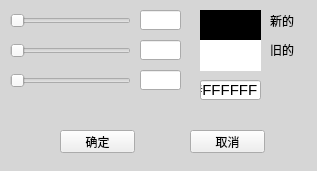
<?xml version="1.0" encoding="UTF-8"?>
<ui version="4.0">
 <class>ColorForm</class>
 <widget class="QWidget" name="ColorForm">
  <property name="geometry">
   <rect>
    <x>0</x>
    <y>0</y>
    <width>317</width>
    <height>171</height>
   </rect>
  </property>
  <property name="windowTitle">
   <string>Form</string>
  </property>
  <property name="styleSheet">
   <string notr="true">#ColorForm
{
background-color: rgb(214, 214, 214);
}
</string>
  </property>
  <widget class="QSlider" name="horizontalSlider">
   <property name="geometry">
    <rect>
     <x>10</x>
     <y>10</y>
     <width>121</width>
     <height>22</height>
    </rect>
   </property>
   <property name="maximum">
    <number>255</number>
   </property>
   <property name="pageStep">
    <number>1</number>
   </property>
   <property name="orientation">
    <enum>Qt::Horizontal</enum>
   </property>
  </widget>
  <widget class="QSlider" name="horizontalSlider_2">
   <property name="geometry">
    <rect>
     <x>10</x>
     <y>40</y>
     <width>121</width>
     <height>22</height>
    </rect>
   </property>
   <property name="maximum">
    <number>255</number>
   </property>
   <property name="pageStep">
    <number>1</number>
   </property>
   <property name="orientation">
    <enum>Qt::Horizontal</enum>
   </property>
  </widget>
  <widget class="QSlider" name="horizontalSlider_3">
   <property name="geometry">
    <rect>
     <x>10</x>
     <y>70</y>
     <width>121</width>
     <height>22</height>
    </rect>
   </property>
   <property name="maximum">
    <number>255</number>
   </property>
   <property name="pageStep">
    <number>1</number>
   </property>
   <property name="orientation">
    <enum>Qt::Horizontal</enum>
   </property>
  </widget>
  <widget class="QLineEdit" name="lineEdit">
   <property name="geometry">
    <rect>
     <x>140</x>
     <y>10</y>
     <width>41</width>
     <height>20</height>
    </rect>
   </property>
  </widget>
  <widget class="QLineEdit" name="lineEdit_2">
   <property name="geometry">
    <rect>
     <x>140</x>
     <y>40</y>
     <width>41</width>
     <height>20</height>
    </rect>
   </property>
  </widget>
  <widget class="QLineEdit" name="lineEdit_3">
   <property name="geometry">
    <rect>
     <x>140</x>
     <y>70</y>
     <width>41</width>
     <height>20</height>
    </rect>
   </property>
  </widget>
  <widget class="QLabel" name="label">
   <property name="geometry">
    <rect>
     <x>270</x>
     <y>10</y>
     <width>41</width>
     <height>21</height>
    </rect>
   </property>
   <property name="styleSheet">
    <string notr="true"/>
   </property>
   <property name="text">
    <string>新的</string>
   </property>
  </widget>
  <widget class="QLabel" name="label_2">
   <property name="geometry">
    <rect>
     <x>270</x>
     <y>40</y>
     <width>41</width>
     <height>20</height>
    </rect>
   </property>
   <property name="styleSheet">
    <string notr="true"/>
   </property>
   <property name="text">
    <string>旧的</string>
   </property>
  </widget>
  <widget class="QLineEdit" name="lineEdit_4">
   <property name="geometry">
    <rect>
     <x>200</x>
     <y>80</y>
     <width>61</width>
     <height>20</height>
    </rect>
   </property>
   <property name="font">
    <font>
     <pointsize>11</pointsize>
    </font>
   </property>
   <property name="text">
    <string>#FFFFFF</string>
   </property>
  </widget>
  <widget class="QLabel" name="label_3">
   <property name="geometry">
    <rect>
     <x>200</x>
     <y>10</y>
     <width>61</width>
     <height>31</height>
    </rect>
   </property>
   <property name="font">
    <font>
     <pointsize>10</pointsize>
    </font>
   </property>
   <property name="styleSheet">
    <string notr="true">background-color: rgb(0, 0, 0);</string>
   </property>
   <property name="text">
    <string/>
   </property>
  </widget>
  <widget class="QLabel" name="label_4">
   <property name="geometry">
    <rect>
     <x>200</x>
     <y>40</y>
     <width>61</width>
     <height>31</height>
    </rect>
   </property>
   <property name="font">
    <font>
     <pointsize>10</pointsize>
    </font>
   </property>
   <property name="styleSheet">
    <string notr="true">background-color: rgb(255, 255, 255);</string>
   </property>
   <property name="text">
    <string/>
   </property>
  </widget>
  <widget class="QPushButton" name="pushButton">
   <property name="geometry">
    <rect>
     <x>60</x>
     <y>130</y>
     <width>75</width>
     <height>23</height>
    </rect>
   </property>
   <property name="text">
    <string>确定</string>
   </property>
  </widget>
  <widget class="QPushButton" name="pushButton_2">
   <property name="geometry">
    <rect>
     <x>190</x>
     <y>130</y>
     <width>75</width>
     <height>23</height>
    </rect>
   </property>
   <property name="text">
    <string>取消</string>
   </property>
  </widget>
 </widget>
 <resources/>
 <connections/>
</ui>
